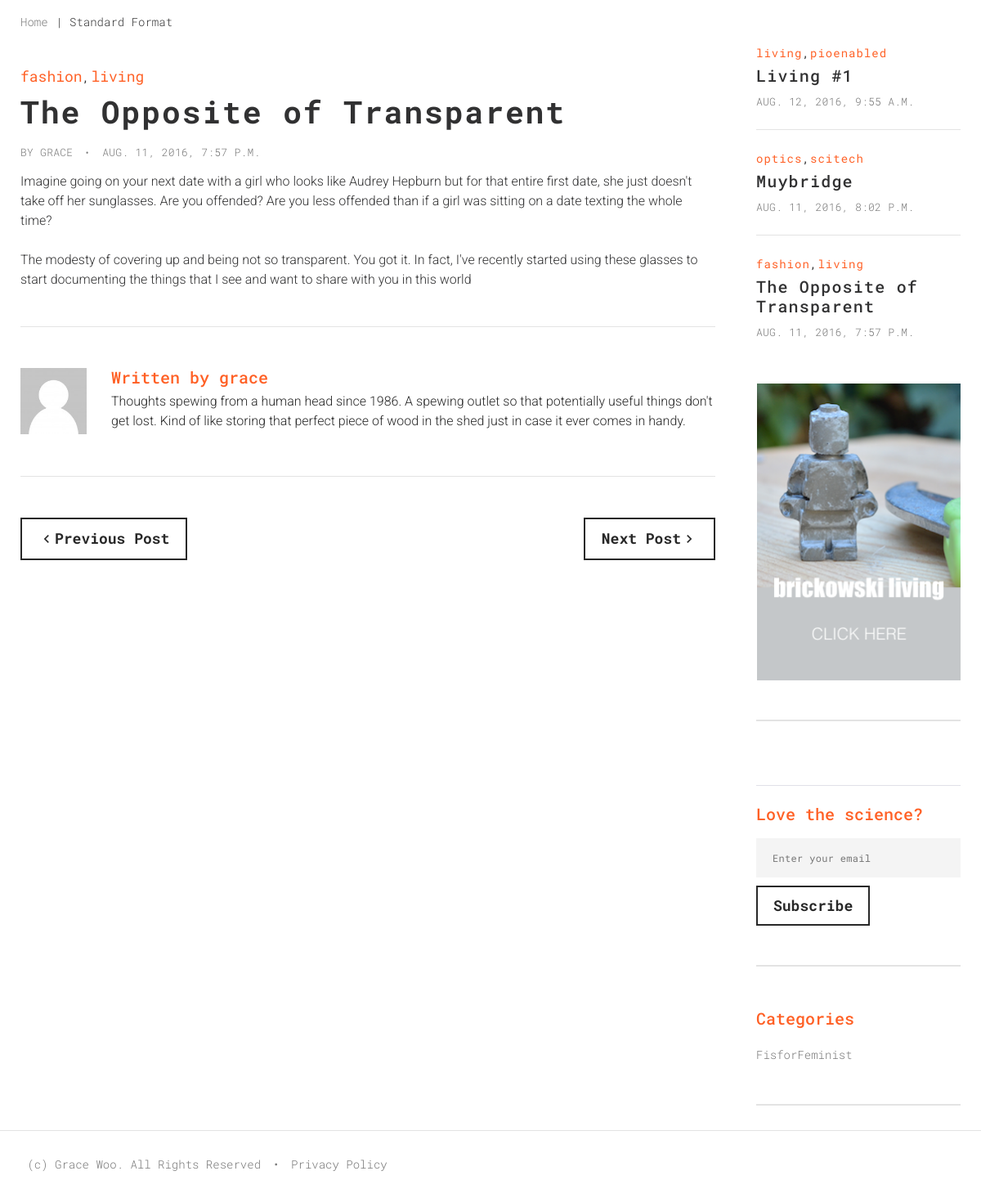
Screenshot of /cms/permalink/nontransparent_glasses/ with the database file from the repository.
### cms/models.py (models this page shows, shortened)
class Tag(models.Model):
  word = models.CharField(max_length=35)
  created = models.DateTimeField(auto_now_add=True)
  category = models.ForeignKey(Category, default=True)
  def __unicode__(self):
    return self.word

class Post(models.Model):
  styleformat = models.ForeignKey(MediaType)
  coverimage = models.ForeignKey(CoverImage)
  title = models.CharField(max_length=255)
  slug = models.SlugField(unique=True, max_length=255)
  description = models.CharField(max_length=255)
  content = models.TextField()
  published = models.BooleanField(default=True)
  created = models.DateTimeField(auto_now_add=False)
  tags = models.ManyToManyField(Tag)
  post_feature = models.CharField(max_length=255, default='#')
  def get_absolute_url(self):
    return reverse('post_permalink', args=(self.slug,))

class Category(models.Model):
  word = models.CharField(max_length=35)
  created = models.DateTimeField(auto_now_add=True)
  def __unicode__(self):
    return self.word

### cms/views.py (the view)
# urls.py: url(r'permalink/(?P<slug>[-\w\d\_]+)/$', views.singlepost, name='post_permalink'),
def singlepost(request, slug=None):
  has_previous = False
  has_next = True
  previous_posturl = False
  next_posturl = False
  number_of_posts = 4
  latest_post_list = Post.objects.order_by('created').reverse()
  if slug:
    current_entry = Post.objects.get(slug = slug)
  else:
    current_entry = latest_post_list[0]
  current_id = current_entry.id
  total_posts = len(latest_post_list)
  postids = total_posts*[None]
  foundindex = 0
  for i in range(total_posts):
    onepost = latest_post_list[i]
    postids[i] = onepost.id
    if latest_post_list[i].id == current_id:
      foundindex = i
  if foundindex > 0: has_previous = True
  else: pass
  if foundindex == (total_posts-1): has_next = False
  else: pass
  if has_previous:
    val = postids[foundindex-1]
    previous_post = Post.objects.get(id=val)
    previous_posturl = previous_post.get_absolute_url()
  else: pass
  if has_next:
    val = postids[foundindex+1]
    next_post = Post.objects.get(id=val)
    next_posturl = next_post.get_absolute_url()
  else: pass
  all_categories = Category.objects.all()
  all_mediaurls = MediaURLS.objects.all()
  latest_post_list = latest_post_list[:(number_of_posts)]
  post_tags_nonames = Tag.objects.filter(post__id=current_entry.id)
  latest_post_list = latest_post_list[1:number_of_posts] #Display most recent 4 latest_posts
  corresponding_tags = (number_of_posts-1)*['']
  for i in range(number_of_posts-1):
    taglist = Tag.objects.filter(post__id=latest_post_list[i].id)
    tagstringlist = len(taglist)*['']
    for j in range(len(taglist)):
      tagstringlist[j] = taglist[j].word
    corresponding_tags[i] = taglist
  zipped_list = zip(latest_post_list, corresponding_tags)
  template_nametype = ''
  if str(current_entry.styleformat) == 'standard':
    template_nametype = 'cms/standard-format.html'
    breadcrumb = 'Standard Format'
    post_feature = '#'
  elif str(current_entry.styleformat) == 'video':
    template_nametype = 'cms/video-format.html'
    post_feature = settings.MEDIA_URL + current_entry.post_feature
    breadcrumb = 'Video Format'
  else:
    pass
  latest_banner_ad = BannerAd.objects.latest('created')
  banner_filename = settings.MEDIA_URL + latest_banner_ad.adimage.name
  banner_dsturl = latest_banner_ad.urldst
  logo_filename = settings.MEDIA_URL + Logo.objects.latest('created').logoimage.name
  context = RequestContext(request, {
    'all_categories': all_categories,
    'all_mediaurls': all_mediaurls,
    'post_title': current_entry.title,
    'post_content': current_entry.content,
    'post_created': current_entry.created,
    'post_tags': post_tags_nonames,
    'post_feature': post_feature,
    'zipped_list': zipped_list,
    'breadcrumb': breadcrumb,
    'banner_filename': banner_filename,
    'banner_dsturl': latest_banner_ad.urldst,
    'logo_filename': logo_filename,
    'previous_posturl': previous_posturl,
    'next_posturl': next_posturl,
  })
  template = loader.get_template(template_nametype)
  return HttpResponse(template.render(context))

### cms/models.py (called while the page is built)
  def __unicode__(self):
    return self.word

### cms/templates/cms/standard-format.html (shortened to what this page needs)
{% extends 'cms/base.html' %}
{% load static %}
    {% block main %}
    <main class="page-content">
        <section>
          <div class="shell">
            <div class="range">
              <div class="cell-xs-12">
                <ul class="breadcrumbs-custom">
                  <li><a href="{% url 'index' %}">Home</a></li>
                  <li>{{ breadcrumb }}</li>
                </ul>
              </div>
            </div>
          </div>
        </section>
        <section class="section-bottom-30">
          <div class="shell">
            <div class="range">
              <div class="cell-md-9">
                <div class="section-top-28">
                  <article class="post post-md post-single">
                    <div class="post-tags">
                      <ul class="list-tags">
                        {% for tag in post_tags %}
                        <li><a href="categories/{{ tag.category }}">{{ tag }}</a></li>
                        {% endfor %}
                      </ul>
                    </div>
                    <div class="post-header">
                      <h1>{{ post_title }}</h1>
                    </div>
                    <div class="post-meta">
                      <ul class="list-inline-dotted">
                        <li><a href="#" class="text-uppercase">BY GRACE</a></li>
                        <li><a href="#">
                          <time datetime="2015-09-25">{{ post_created }}</time></a></li>
                      </ul>
                    </div>
                    <div class="post-body">
                      {{ post_content | safe}}
                    </div>
                  </article>
                  <article class="comment comment-single">
                    <div class="unit unit-sm-horizontal unit-spacing-md">
                      <div class="unit-left">
                        <figure class="comment-image"><img src="{% static 'cms/images/post-user-140x140.jpg' %}" alt="" width="140" height="140"/>
                        </figure>
                      </div>
                      <div class="unit-body">
                        <div class="comment-header">
                          <h4>Written by<a href="#" class="link-text">grace</a></h4>
                        </div>
                        <div class="comment-body">
                          <p>Thoughts spewing from a human head since 1986. A spewing outlet so that potentially useful things don't get lost. Kind of like storing that perfect piece of wood in the shed just in case it ever comes in handy.</p>
                        </div>
                      </div>
                    </div>
                  </article>
                  <div class="nav-custom-variant-1 offset-top-50">
                    {% if previous_posturl %}
                    <div class="item-nav"><a href="{{ previous_posturl }}" class="btn btn-default btn-icon btn-icon-left"><span class="icon icon-sm material-icons-navigate_before"></span>Previous Post</a></div>
                    {% endif %}
                    {% if next_posturl %}
                    <div class="item-nav"><a href="{{ next_posturl }}" class="btn btn-default btn-icon btn-icon-right"><span class="icon icon-sm material-icons-navigate_next"></span>Next Post</a></div>
                    {% endif %}
                  </div>
                </div>
              </div>
              <div class="cell-md-3 offset-top-60 offset-sm-top-70 offset-md-top-0">
                <div class="range">
                  <div class="cell-sm-6 cell-md-12">
                    <ul class="aside-list">
                      <li class="list-item">
                        <ul class="list-bordered-xs">
                          {% for obj, tags in zipped_list %}
                          <li>
                            <article class="post post-text">
                              <div class="post-tags">
                                <ul class="list-tags">
                                  {% for tag in tags %}
                                  <li><a href="{{ tag.category }}">{{ tag.word }}</a></li>
                                  {% endfor %}
                                </ul>
                              </div>
                              <div class="post-body">
                                <h3><a href="{{ obj.get_absolute_url }}">{{ obj.title }}</a></h3>
                              </div>
                              <div class="post-meta"><a href="#" class="link link-gray">
                                  <time datetime="2016-05-08">{{ obj.created }}</time></a></div>
                            </article>
                            </li>
                            {% endfor %}
                          </li>
                        </ul>
                      <li class="list-item"><a href="{{ banner_dsturl }}" class="banner"><img src="{{ banner_filename }}" alt="" width="250" height="364"/></a>
                        <hr class="veil-sm reveal-lg-block">
                      </li>
                  </div>
                  <div class="cell-sm-6 cell-md-12 offset-top-50 offset-sm-top-0 offset-md-top-50">
                    <ul class="aside-list">
                      <li class="list-item offset-top-28">
                        <hr class="hr-thin hr-mischka">
                        <h4>Love the science?</h4>
                        <form data-form-output="form-output-global" data-form-type="subcscribe" method="post" action="bat/rd-mailform.php" class="rd-mailform max-width-2 offset-top-17 text-left">
                          <div class="form-group">
                            <label for="subscribe-email" class="form-label">Enter your email</label>
                            <input id="subscribe-email" type="email" name="email" data-constraints="@Email @Required" class="form-control">
                          </div>
                          <button type="submit" class="btn btn-default">Subscribe</button>
                        </form>
                        <hr>
                      </li>
                      <li class="list-item">
                        <h4>Categories</h4>
                        <ul class="list">
                          {% for obj in all_categories %}
                          <li><a href="categories/{{ obj.word }}">{{ obj.word }}</a></li>
                          {% endfor %}
                        </ul>
                        <hr>
                      </li>
                    </ul>
                  </div>
                </div>
              </div>
            </div>
          </div>
        </section>
        </main>
{% endblock %}

### rows the page displays
Tag: word "fashion"
Tag: word "living"
Post: title "The Opposite of Transparent", created "AUG. 11, 2016, 7:57 P.M.", content "Imagine going on your next date with a girl who looks like Audrey Hepburn but for that entire first date, she just doesn't take off her sunglasses. Are you offended? Are you less offended than if a girl was sitting on a date texting the whole time? The modesty of covering up and being not so transparent. You got it. In fact, I've recently started using these glasses to start documenting the things that I see and want to share with you in this world"
Post: title "Living #1", created "AUG. 12, 2016, 9:55 A.M."
Tag: word "pioenabled"
Post: title "Muybridge", created "AUG. 11, 2016, 8:02 P.M."
Tag: word "optics"
Tag: word "scitech"
Category: word "FisforFeminist"

### other values shown
{{ breadcrumb }} "Standard Format"
